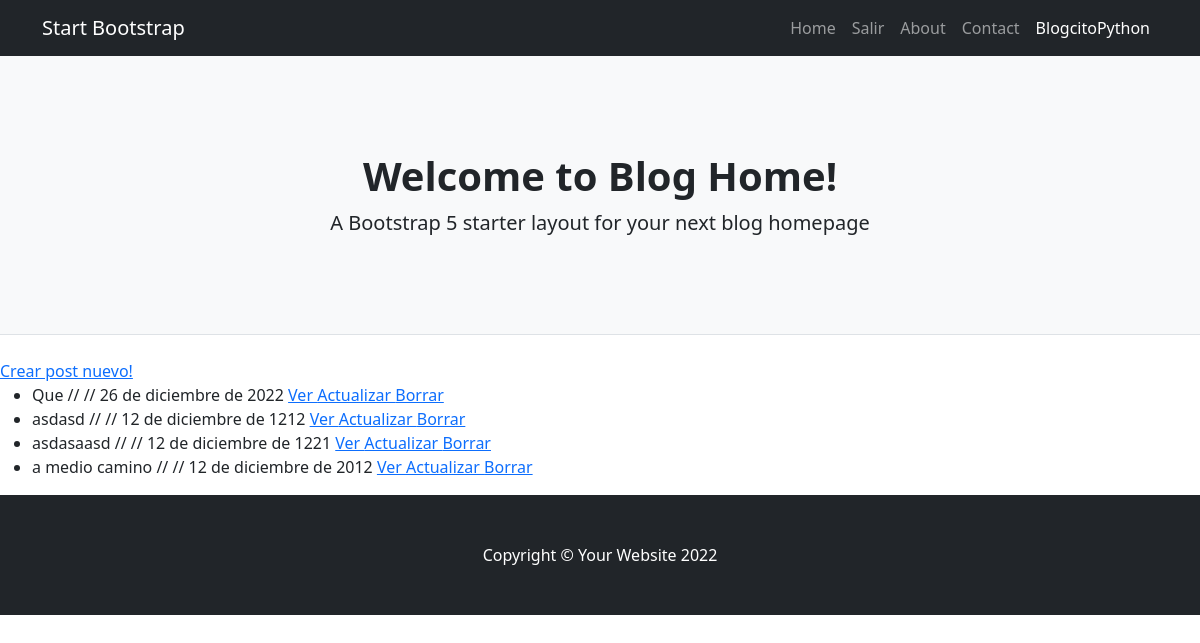
The app's page /blogcitopython/listar/ (signed in) with its own data.
### BlogcitoPython/models.py (models this page shows)
class Post(models.Model):
    title = models.CharField(max_length=100)
    subtitle = models.CharField(max_length=100)
    text = models.TextField(max_length=3000)
    publish_date = models.DateField()

### BlogcitoPython/views.py (the view)
# urls.py: path('blogcitopython/listar/', PostList.as_view(), name='blogcitopython_listar'),
class PostList(ListView):
    model = Post

### BlogcitoPython/templates/BlogcitoPython/post_list.html
{% extends 'BlogcitoPython/base.html' %}
{% block contenido %}
    {% if user.is_authenticated %}
        <a href="{% url 'blogcitopython_crear' %}"> Crear post nuevo! </a>
    {% endif %}
    <ul>
    {% for post in object_list %}
        <li>
            {{post.title}} // // {{post.publish_date}}
            <a href="{% url 'blogcitopython_detalle' post.id %}"> Ver </a>
            {% if user.is_authenticated %}
                <a href="{% url 'blogcitopython_actualizar' post.id %}"> Actualizar </a>
                <a href="{% url 'blogcitopython_borrar' post.id %}"> Borrar </a>
            {% endif %}
        </li>
    {% endfor %}
    </ul>
{% endblock %}

### records on screen
Post: title "Que", publish_date "26 de diciembre de 2022"
Post: title "asdasd", publish_date "12 de diciembre de 1212"
Post: title "asdasaasd", publish_date "12 de diciembre de 1221"
Post: title "a medio camino", publish_date "12 de diciembre de 2012"
